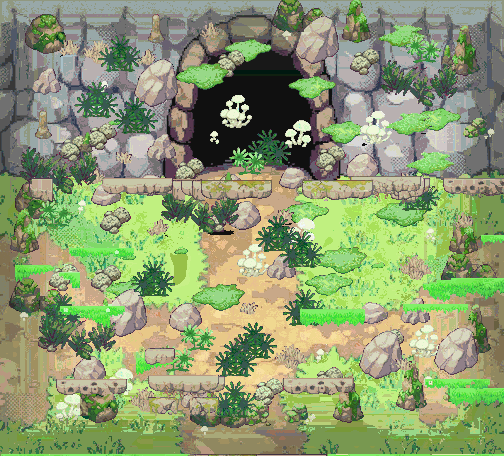

Tiled map render using the project's own tile images. Description and the whole map definition, tile-layer contents included, below:
An orthogonal 21x19 tile map with 24x24 px tiles, 1 tile layer (entree_grotte).

<map version="1.10" tiledversion="1.10.2" orientation="orthogonal" renderorder="right-down" width="21" height="19" tilewidth="24" tileheight="24" infinite="0" nextlayerid="2" nextobjectid="1">
 <properties>
  <property name="zone" value="entree_grotte" />
  <property name="frames" type="int" value="24" />
  <property name="frame_ms" type="int" value="110" />
  <property name="tuiles_animees" type="int" value="118" />
 </properties>
 <tileset firstgid="1" source="entree_grotte_tuiles.tsx" />
 <layer id="1" name="entree_grotte" width="21" height="19">
  <data encoding="csv">
1,2,3,4,5,6,7,8,986,14,15,16,17,18,19,20,21,22,23,24,25,
26,27,987,988,989,990,51,52,991,992,67,68,69,70,71,72,993,994,995,90,91,
92,93,996,997,998,999,1000,125,126,127,128,129,130,131,132,1001,1002,1003,1004,1005,161,
162,163,164,1006,1007,175,176,177,178,179,180,181,182,183,184,1008,1009,1010,1011,1012,210,
211,212,213,1013,1014,1015,1016,243,244,245,246,247,248,249,250,251,252,253,254,255,256,
257,258,259,1017,268,269,270,271,272,273,1018,1019,284,285,286,287,288,289,290,291,292,
1020,1021,1022,1023,1024,1025,332,333,334,1026,1027,1028,1029,362,363,364,365,366,367,368,369,
370,371,372,1030,1031,386,387,388,389,1032,394,395,396,397,398,399,1033,1034,1035,417,418,
419,1036,1037,1038,439,440,1039,1040,1041,1042,459,1043,1044,473,474,475,476,1045,1046,1047,493,
494,495,496,497,498,499,1048,1049,513,1050,1051,1052,1053,1054,544,545,546,547,1055,1056,554,
555,556,557,558,559,560,1057,568,569,570,571,1058,1059,1060,593,594,1061,1062,604,605,606,
607,608,609,610,611,1063,1064,1065,633,634,635,636,637,638,639,640,1066,1067,1068,653,654,
655,1069,1070,1071,1072,677,678,679,680,1073,1074,1075,1076,1077,711,712,713,714,715,716,717,
718,1078,1079,1080,1081,747,748,1082,1083,1084,1085,1086,775,776,777,778,779,780,781,782,783,
784,785,786,787,788,789,1087,1088,1089,1090,1091,1092,1093,843,844,845,1094,1095,857,858,859,
860,861,862,863,864,865,866,867,868,1096,1097,879,880,881,882,883,1098,1099,894,895,896,
897,898,899,900,901,1100,1101,916,917,1102,1103,934,935,936,937,938,939,940,941,942,943,
944,945,946,947,948,949,950,951,952,953,954,955,956,957,958,959,960,961,962,963,964,
965,966,967,968,969,970,971,972,973,974,975,976,977,978,979,980,981,982,983,984,985
</data>
 </layer>
</map>
